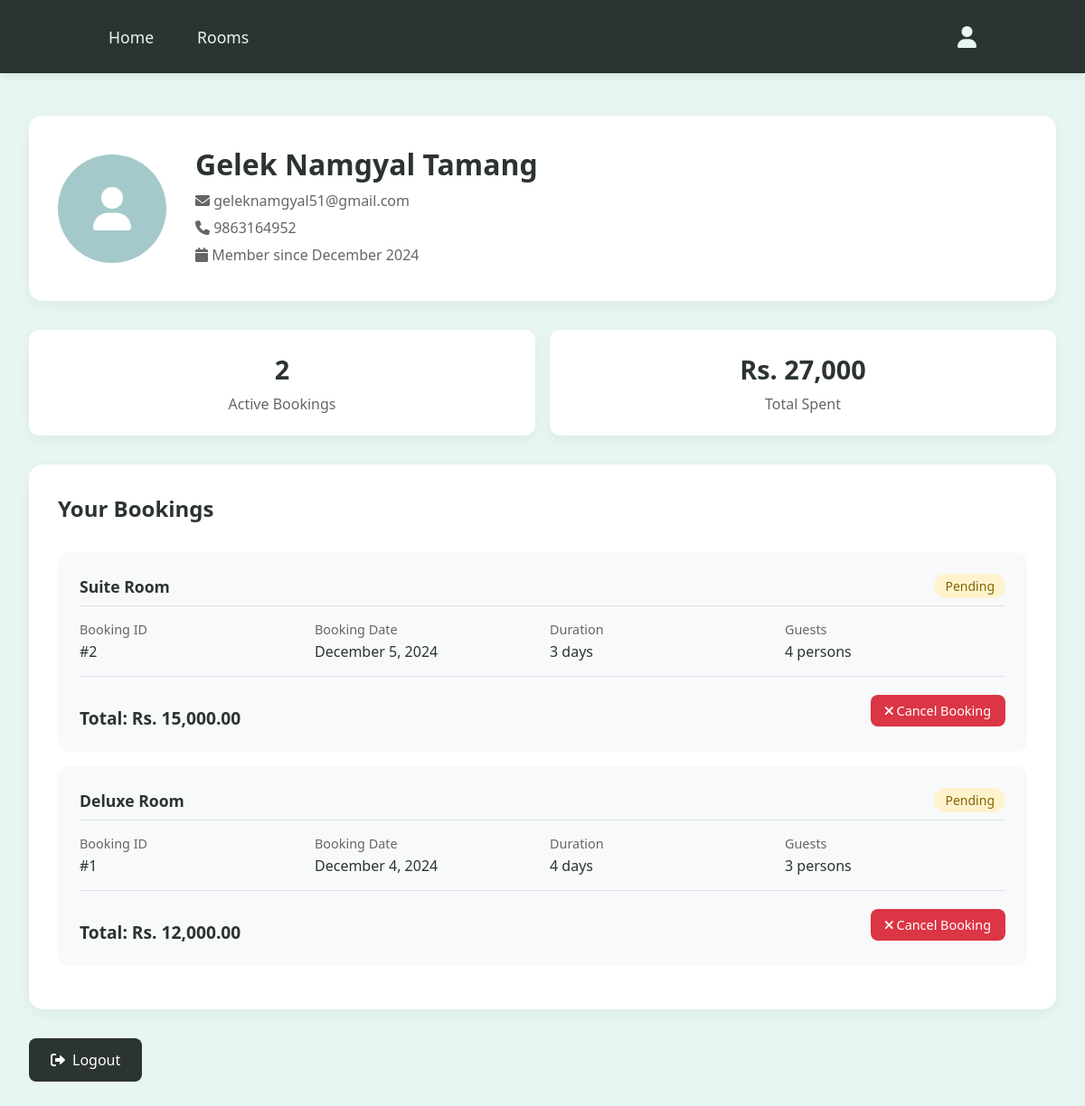
The app's page /profile.php (signed in) with its own data.
### tables this page shows
CREATE TABLE `users` (
  `id` int(11) NOT NULL,
  `full_name` varchar(100) NOT NULL,
  `email` varchar(100) NOT NULL,
  `phone_number` varchar(15) NOT NULL,
  `dob` date NOT NULL,
  `gender` enum('Male','Female','Other') NOT NULL,
  `password` varchar(255) NOT NULL,
  `role` enum('Admin','User') DEFAULT 'User',
  `created_at` timestamp NOT NULL DEFAULT current_timestamp()
);

CREATE TABLE `bookings` (
  `booking_id` int(11) NOT NULL,
  `user_id` int(11) NOT NULL,
  `room_id` int(11) NOT NULL,
  `room_type` varchar(50) NOT NULL,
  `days` int(11) NOT NULL,
  `persons` int(11) NOT NULL,
  `booking_date` date NOT NULL,
  `total_price` decimal(10,2) NOT NULL,
  `status` enum('pending','confirmed','cancelled') DEFAULT 'pending'
);

### profile.php (the view, shortened to what this page needs)
<?php
include 'config.php';
$user_id = $_SESSION['user_id'];
$query = $conn->prepare("SELECT * FROM bookings WHERE user_id = ? ORDER BY booking_date DESC");
$query->bind_param("i", $user_id);
$query->execute();
$bookings = $query->get_result();
$user_query = $conn->prepare("SELECT * FROM users WHERE id = ?");
$user_query->bind_param("i", $user_id);
$user_query->execute();
$user = $user_query->get_result()->fetch_assoc();
$active_bookings = 0;
$temp_bookings = [];
while ($row = $bookings->fetch_assoc()) {
    $temp_bookings[] = $row;
    if ($row['status'] !== 'cancelled') {
        $active_bookings++;
    }
}
$bookings_data = $temp_bookings;
?>
<!DOCTYPE html>
<html lang="en">
<head>
    <link rel="stylesheet" href="https://cdnjs.cloudflare.com/ajax/libs/font-awesome/6.0.0/css/all.min.css">
</head>
<body>
    <header>
        <nav>
            <div class="nav-links">
                <a href="index.html">Home</a>
                <a href="index.html#rooms">Rooms</a>
            </div>
            <div class="user-icon">
                <a href="profile.php"><i class="fas fa-user"></i></a>
            </div>
        </nav>
    </header>
    <section class="profile-section">
        <div class="profile-header">
            <div class="profile-avatar">
                <i class="fas fa-user"></i>
            </div>
            <div class="profile-info">
                <h1><?php echo htmlspecialchars($user['full_name']); ?></h1>
                <p><i class="fas fa-envelope"></i> <?php echo htmlspecialchars($user['email']); ?></p>
                <p><i class="fas fa-phone"></i> <?php echo htmlspecialchars($user['phone_number']); ?></p>
                <p><i class="fas fa-calendar"></i> Member since <?php echo date('F Y', strtotime($user['created_at'])); ?></p>
            </div>
        </div>
        <div class="profile-stats">
            <div class="stat-card">
                <h3><?php echo $active_bookings; ?></h3>
                <p>Active Bookings</p>
            </div>
            <div class="stat-card">
                <h3><?php
                    $total_spent = 0;
                    foreach ($bookings_data as $booking) {
                        if ($booking['status'] !== 'cancelled') {
                            $total_spent += $booking['total_price'];
                        }
                    }
                    echo 'Rs. ' . number_format($total_spent);
                ?></h3>
                <p>Total Spent</p>
            </div>
        </div>
        <div class="bookings-container">
            <div class="bookings-header">
                <h2>Your Bookings</h2>
            </div>
            <?php if (!empty($bookings_data)): ?>
                <?php foreach ($bookings_data as $booking): ?>
                    <div class="booking-card">
                        <div class="booking-header">
                            <span class="booking-type"><?php echo htmlspecialchars($booking['room_type']); ?></span>
                            <span class="status-badge status-<?php echo $booking['status']; ?>">
                                <?php echo ucfirst($booking['status']); ?>
                            </span>
                        </div>
                        <div class="booking-details">
                            <div class="detail-item">
                                <span class="detail-label">Booking ID</span>
                                <span class="detail-value">#<?php echo $booking['booking_id']; ?></span>
                            </div>
                            <div class="detail-item">
                                <span class="detail-label">Booking Date</span>
                                <span class="detail-value"><?php echo date('F j, Y', strtotime($booking['booking_date'])); ?></span>
                            </div>
                            <div class="detail-item">
                                <span class="detail-label">Duration</span>
                                <span class="detail-value"><?php echo $booking['days']; ?> days</span>
                            </div>
                            <div class="detail-item">
                                <span class="detail-label">Guests</span>
                                <span class="detail-value"><?php echo $booking['persons']; ?> persons</span>
                            </div>
                        </div>
                        <div class="booking-actions">
                            <div class="total-price">
                                Total: Rs. <?php echo number_format($booking['total_price'], 2); ?>
                            </div>
                            <?php if ($booking['status'] === 'pending'): ?>
                                <form action="cancel_booking.php" method="POST" style="display: inline;">
                                    <button type="submit" class="cancel-btn" onclick="return confirm('Are you sure you want to cancel this booking?')">
                                        <i class="fas fa-times"></i> Cancel Booking
                                    </button>
                                </form>
                            <?php endif; ?>
                        </div>
                    </div>
                <?php endforeach; ?>
            <?php endif; ?>
        </div>
        <a href="logout.php" class="logout-btn">
            <i class="fas fa-sign-out-alt"></i>
            Logout
        </a>
    </section>
</body>
</html>

### profile.php (style rules this page uses)
* { margin: 0; padding: 0; box-sizing: border-box; font-family: 'Segoe UI', sans-serif; }
body { background-color: #E7F6F2; min-height: 100vh; }
header { background-color: #2C3333; padding: 1.5rem 10%; position: fixed; width: 100%; top: 0; z-index: 1000; box-shadow: 0 2px 10px rgba(0, 0, 0, 0.1); }
nav { display: flex; justify-content: space-between; align-items: center; }
.nav-links { display: flex; gap: 3rem; list-style: none; }
.nav-links a { color: #E7F6F2; text-decoration: none; font-size: 1.1rem; font-weight: 500; transition: color 0.3s ease; }
.user-icon a { font-size: 1.5rem; color: #E7F6F2; transition: color 0.3s ease; }
.profile-section { margin-top: 6rem; padding: 2rem; max-width: 1200px; margin-left: auto; margin-right: auto; }
.profile-header { background: #ffffff; border-radius: 15px; padding: 2rem; margin-bottom: 2rem; box-shadow: 0 5px 15px rgba(0, 0, 0, 0.05); display: grid; grid-template-columns: auto 1fr; gap: 2rem; align-items: center; }
.profile-avatar { width: 120px; height: 120px; background-color: #A5C9CA; border-radius: 50%; display: flex; align-items: center; justify-content: center; }
.profile-avatar i { font-size: 3rem; color: #ffffff; }
.profile-info h1 { color: #2C3333; margin-bottom: 0.5rem; font-size: 2rem; }
.profile-info p { color: #666; margin-bottom: 0.5rem; }
.profile-stats { display: grid; grid-template-columns: repeat(auto-fit, minmax(200px, 1fr)); gap: 1rem; margin-bottom: 2rem; }
.stat-card { background: #ffffff; padding: 1.5rem; border-radius: 12px; box-shadow: 0 5px 15px rgba(0, 0, 0, 0.05); text-align: center; }
.stat-card h3 { color: #2C3333; font-size: 1.8rem; margin-bottom: 0.5rem; }
.stat-card p { color: #666; font-size: 1rem; }
.bookings-container { background: #ffffff; border-radius: 15px; padding: 2rem; box-shadow: 0 5px 15px rgba(0, 0, 0, 0.05); }
.bookings-header { display: flex; justify-content: space-between; align-items: center; margin-bottom: 2rem; }
.bookings-header h2 { color: #2C3333; font-size: 1.5rem; }
.booking-card { background: #f8f9fa; border-radius: 12px; padding: 1.5rem; margin-bottom: 1rem; transition: transform 0.3s ease; }
.booking-header { display: flex; justify-content: space-between; align-items: center; margin-bottom: 1rem; padding-bottom: 0.5rem; border-bottom: 1px solid #dee2e6; }
.booking-type { color: #2C3333; font-weight: 600; font-size: 1.1rem; }
.booking-details { display: grid; grid-template-columns: repeat(auto-fit, minmax(200px, 1fr)); gap: 1rem; }
.detail-item { display: flex; flex-direction: column; }
.detail-label { color: #666; font-size: 0.9rem; margin-bottom: 0.25rem; }
.detail-value { color: #2C3333; font-weight: 500; }
.total-price { color: #2C3333; font-weight: 700; font-size: 1.2rem; margin-top: 1rem; text-align: right; }
.logout-btn { display: inline-flex; align-items: center; gap: 0.5rem; padding: 0.8rem 1.5rem; background-color: #2C3333; color: #ffffff; text-decoration: none; border-radius: 8px; transition: background-color 0.3s ease; margin-top: 2rem; }
.status-badge { display: inline-block; padding: 0.25rem 0.75rem; border-radius: 1rem; font-size: 0.875rem; font-weight: 500; text-transform: capitalize; }
.status-pending { background-color: #fff3cd; color: #856404; }
.cancel-btn { background-color: #dc3545; color: white; border: none; padding: 0.5rem 1rem; border-radius: 0.5rem; cursor: pointer; font-size: 0.9rem; transition: background-color 0.3s ease; }
.booking-actions { display: flex; justify-content: space-between; align-items: center; margin-top: 1rem; padding-top: 1rem; border-top: 1px solid #dee2e6; }

### records on screen
users: full_name "Gelek Namgyal Tamang", email "geleknamgyal51@gmail.com", phone_number "9863164952", created_at "December 2024"
bookings: room_type "Suite Room", status "Pending", booking_id "2", booking_date "December 5, 2024", days "3", persons "4", total_price "15,000.00"
bookings: room_type "Deluxe Room", status "Pending", booking_id "1", booking_date "December 4, 2024", days "4", persons "3", total_price "12,000.00"

### other values on screen
$active_bookings "2"
$total_spent "27,000"
